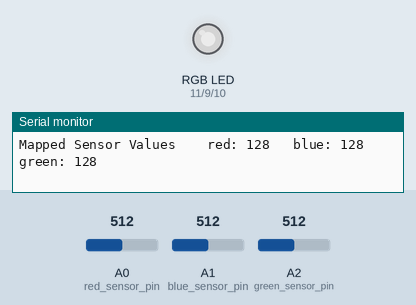
This sketch was run on a simulated Arduino Uno, built with avr-gcc and run on an emulated ATmega328P. Parts: an RGB LED mixed from three pins (HIGH = lit), the last lines printed to the serial monitor. The test bench sets the inputs (shaded band); at power-on: A0 (red_sensor_pin) = 512, A1 (blue_sensor_pin) = 512, A2 (green_sensor_pin) = 512. Dim RGB values are drawn brighter than linear.

Above: at 1.2 s.
1.3 s: A0 (red_sensor_pin) set to 410
At 2.2 s:
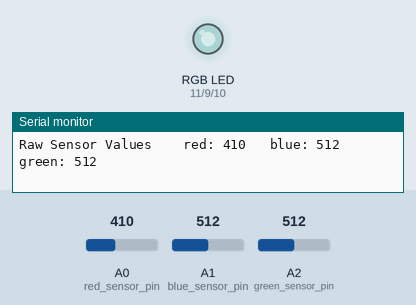
4.3 s: A0 (red_sensor_pin) set to 389
At 5.5 s:
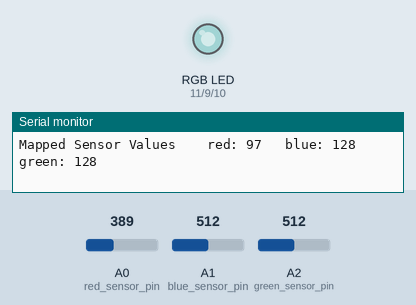
6.1 s: A1 (blue_sensor_pin) set to 716
At 7.3 s:
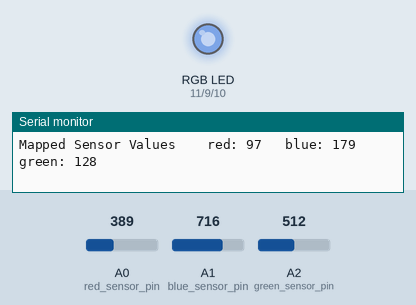
7.6 s: A2 (green_sensor_pin) set to 716
At 8.5 s:
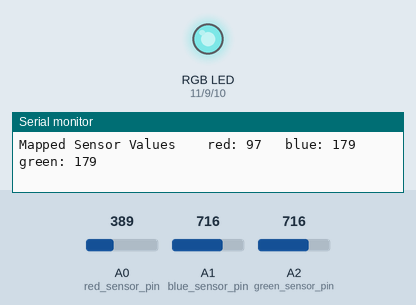
9.1 s: A1 (blue_sensor_pin) set to 900
At 10.4 s:
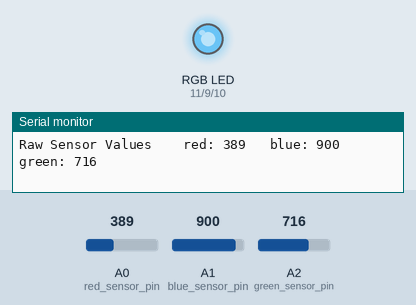
10.7 s: A2 (green_sensor_pin) set to 900
At 11.4 s:
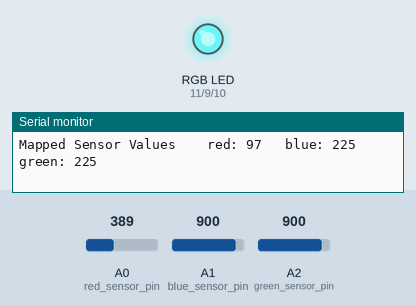
Timing chart, 0 to 13.2 s (numbered marks = the images above; inputs shaded):
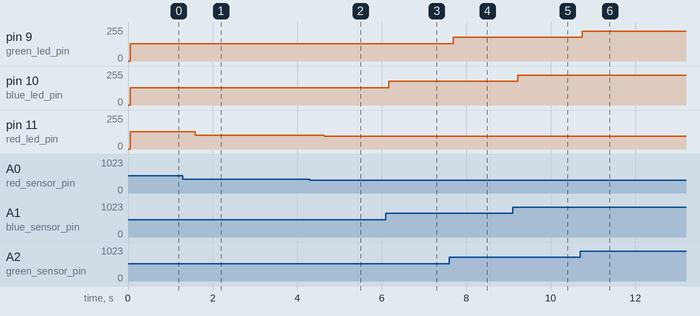

The sketch:

project_04.ino
```cpp
const int green_led_pin = 9;
const int blue_led_pin  = 10;
const int red_led_pin   = 11;

const int red_sensor_pin   = A0;
const int blue_sensor_pin = A1;
const int green_sensor_pin = A2;

int red_val   = 0;
int blue_val  = 0;
int green_val = 0;

int red_sensor_val   = 0;
int blue_sensor_val  = 0;
int green_sensor_val = 0;


void setup()
{
  Serial.begin(9600);

  pinMode(green_led_pin, OUTPUT);
  pinMode(blue_led_pin, OUTPUT);
  pinMode(red_led_pin, OUTPUT);
}

void loop()
{
  red_sensor_val = analogRead(red_sensor_pin);
  delay(5);
  blue_sensor_val = analogRead(blue_sensor_pin);
  delay(5);
  green_sensor_val = analogRead(green_sensor_pin);

  Serial.print("Raw Sensor Values \t red: ");
  Serial.print(red_sensor_val);
  Serial.print("\t blue: ");
  Serial.print(blue_sensor_val);
  Serial.print("\t green: ");
  Serial.println(green_sensor_val);

  red_val = red_sensor_val/4;
  blue_val = blue_sensor_val/4;
  green_val = green_sensor_val/4;

  Serial.print("Mapped Sensor Values \t red: ");
  Serial.print(red_val);
  Serial.print("\t blue: ");
  Serial.print(blue_val);
  Serial.print("\t green: ");
  Serial.println(green_val);

  analogWrite(red_led_pin, red_val);
  analogWrite(blue_led_pin, blue_val);
  analogWrite(green_led_pin, green_val);

  // analogWrite(red_led_pin, 1);
  // analogWrite(blue_led_pin, 1);
  // analogWrite(green_led_pin, 1);

  delay(250);
}
```

Measured:
- after the input at 1.3 s, pin 11 (red_led_pin): 128/255 → 102/255 after 0.29 s
- after the input at 4.3 s, pin 11 (red_led_pin): 102/255 → 97/255 after 0.35 s
- after the input at 6.1 s, pin 10 (blue_led_pin): 128/255 → 179/255 after 0.07 s
- after the input at 7.6 s, pin 9 (green_led_pin): 128/255 → 179/255 after 0.10 s
- after the input at 9.1 s, pin 10 (blue_led_pin): 179/255 → 225/255 after 0.12 s
- after the input at 10.7 s, pin 9 (green_led_pin): 179/255 → 225/255 after 0.05 s
